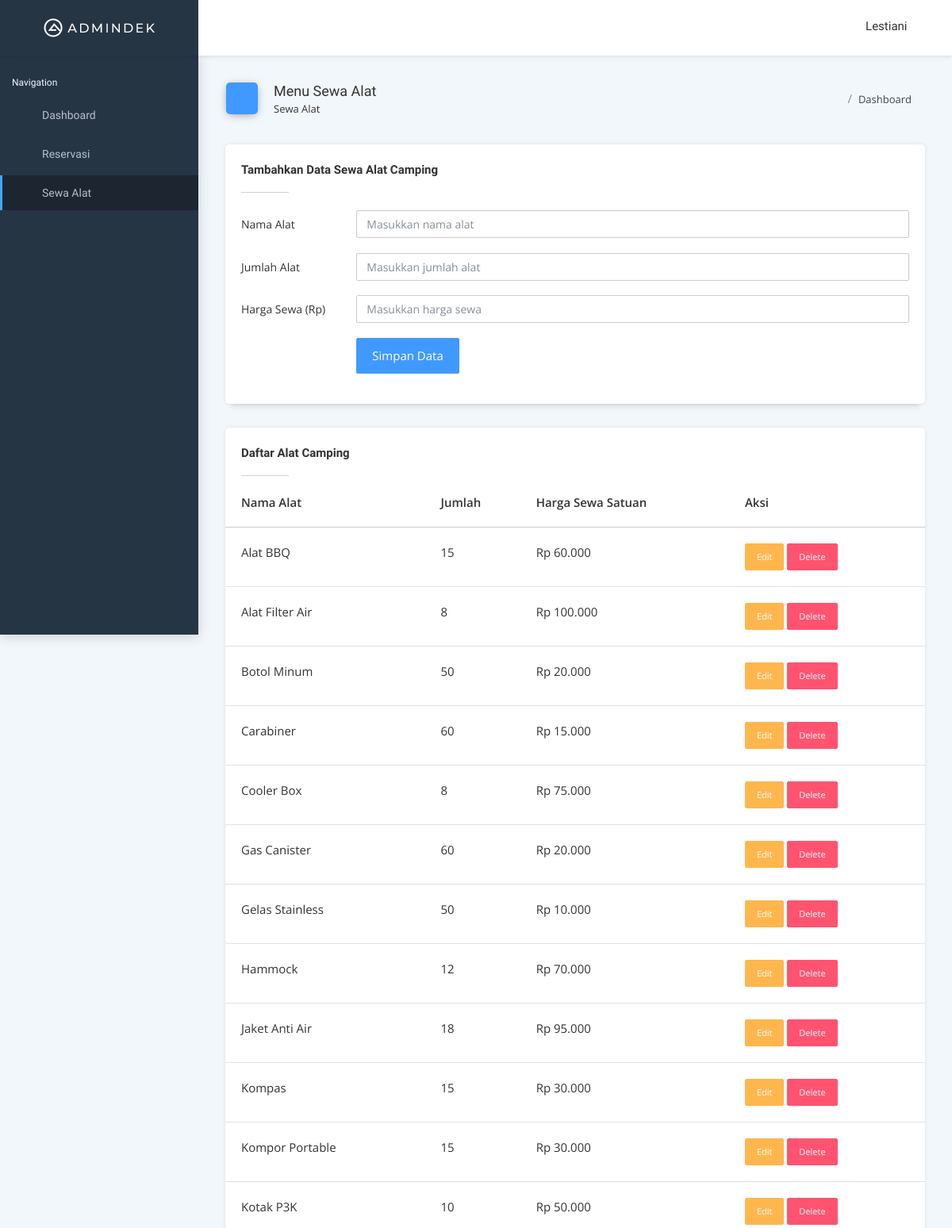
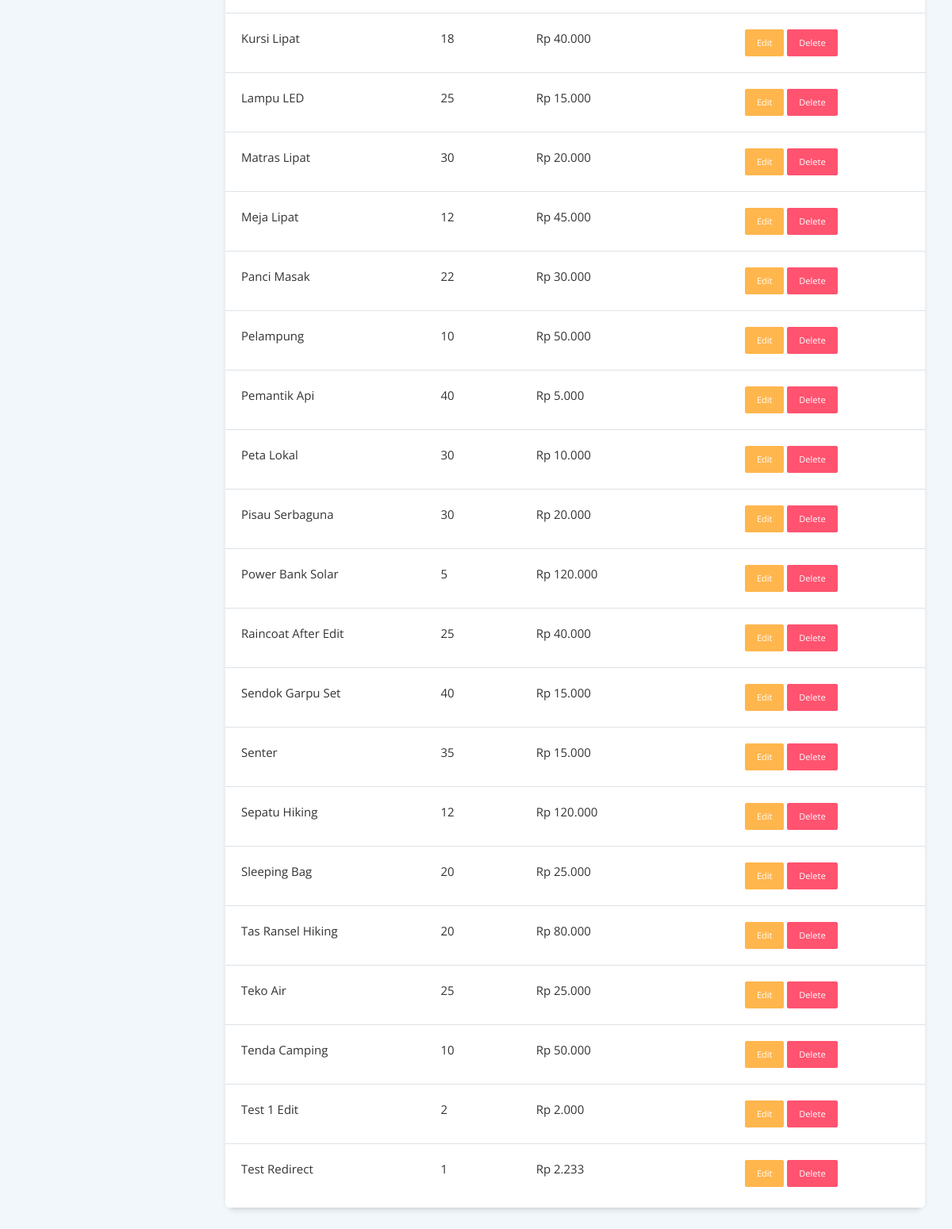
/campground/crm/admin/tools.php (signed in), run on the app's committed database (2 pictures, top to bottom).
### tables this page shows
CREATE TABLE `tb_tools` (
  `id_tools` int(11) NOT NULL,
  `name_tools` varchar(50) NOT NULL,
  `qty_tools` int(11) NOT NULL,
  `price_tools` float NOT NULL
);

### campground/crm/admin/tools.php (the view, shortened to what this page needs)
<?php
include '../db_connection.php';
$user_id = $_SESSION['user_id'];
$query = "SELECT name_admin FROM tb_admin WHERE id_admin = ?";
$stmt = $conn->prepare($query);
$stmt->bind_param("i", $user_id);
$stmt->execute();
$result = $stmt->get_result();
if ($result->num_rows > 0) {
    $user = $result->fetch_assoc();
    $username = $user['name_admin'];
} else {
    $username = "User not found";
}
$query_tools = "SELECT id_tools, name_tools, qty_tools, price_tools FROM tb_tools ORDER BY name_tools ASC";
$result_tools = $conn->query($query_tools);
?>
<!DOCTYPE html>
<html lang="en">
<head>
    <link rel="stylesheet" type="text/css" href="css/bootstrap.min.css">
    <link rel="stylesheet" href="css/waves.min.css" type="text/css" media="all">
    <link rel="stylesheet" type="text/css" href="css/feather.css">
    <link rel="stylesheet" type="text/css" href="css/font-awesome-n.min.css">
    <link rel="stylesheet" href="css/chartist.css" type="text/css" media="all">
    <link rel="stylesheet" type="text/css" href="css/style.css">
    <link rel="stylesheet" type="text/css" href="css/widget.css">
</head>
<body>
    <div id="pcoded" class="pcoded">
        <div class="pcoded-container navbar-wrapper">
            <nav class="navbar header-navbar pcoded-header">
                <div class="navbar-wrapper">
                    <div class="navbar-logo">
                        <a href="index.php">
                            <img class="img-fluid" src="png/logo.png" alt="Theme-Logo" />
                        </a>
                        <a class="mobile-menu" id="mobile-collapse" href="#!">
                            <i class="feather icon-menu icon-toggle-right"></i>
                        </a>
                    </div>
                    <div class="navbar-container container-fluid">
                        <ul class="nav-left">
                            <li>
                                <a href="#!"
                                    onclick="if (!window.__cfRLUnblockHandlers) return false; javascript:toggleFullScreen()"
                                    class="waves-effect waves-light" data-cf-modified-d2d1d6e2f87cbebdf4013b26-="">
                                    <i class="full-screen feather icon-maximize"></i>
                                </a>
                            </li>
                        </ul>
                        <ul class="nav-right">
                            <li class="user-profile header-notification">
                                <div class="dropdown-primary dropdown">
                                    <div class="dropdown-toggle" data-toggle="dropdown">
                                        <span><?php echo $username; ?></span>
                                        <i class="feather icon-chevron-down"></i>
                                    </div>
                                </div>
                            </li>
                        </ul>
                    </div>
                </div>
            </nav>
            <div class="pcoded-main-container">
                <div class="pcoded-wrapper">
                    <nav class="pcoded-navbar">
                        <div class="nav-list">
                            <div class="pcoded-inner-navbar main-menu">
                                <div class="pcoded-navigation-label">Navigation</div>
                                <ul class="pcoded-item pcoded-left-item">
                                <li class="pcoded-hasmenu">
                                        <a href="index.php" class="waves-effect waves-dark">
                                            <span class="pcoded-micon"><i class="feather icon-home"></i></span>
                                            <span class="pcoded-mtext">Dashboard</span>
                                        </a>
                                    </li>
                                    <li class="pcoded-hasmenu">
                                        <a href="javascript:void(0)" class="waves-effect waves-dark">
                                            <span class="pcoded-micon"><i class="feather icon-sidebar"></i></span>
                                            <span class="pcoded-mtext">Reservasi</span>
                                        </a>
                                    <li class="pcoded-hasmenu active">
                                        <a href="tools.php" class="waves-effect waves-dark">
                                            <span class="pcoded-micon"><i class="feather icon-command"></i></span>
                                            <span class="pcoded-mtext">Sewa Alat</span>
                                        </a>
                                    </li>
                            </div>
                        </div>
                    </nav>
                    <div class="pcoded-content">
                        <div class="page-header card">
                            <div class="row align-items-end">
                                <div class="col-lg-8">
                                    <div class="page-header-title">
                                        <i class="feather icon-home bg-c-blue"></i>
                                        <div class="d-inline">
                                            <h5>Menu Sewa Alat</h5>
                                            <span>Sewa Alat</span>
                                        </div>
                                    </div>
                                </div>
                                <div class="col-lg-4">
                                    <div class="page-header-breadcrumb">
                                        <ul class=" breadcrumb breadcrumb-title">
                                            <li class="breadcrumb-item">
                                                <a href="index.php"><i class="feather icon-home"></i></a>
                                            </li>
                                            <li class="breadcrumb-item"><a href="#!">Dashboard</a> </li>
                                        </ul>
                                    </div>
                                </div>
                            </div>
                        </div>
                        <div class="pcoded-inner-content">
                            <div class="main-body">
                                <div class="page-wrapper">
                                    <div class="page-body">
                                        <div class="card">
                                            <div class="card-header">
                                                <h5>Tambahkan Data Sewa Alat Camping</h5>
                                            </div>
                                            <div class="card-block">
                                                <form action="insert_tools.php" method="POST">
                                                    <div class="form-group row">
                                                        <label class="col-sm-2 col-form-label">Nama Alat</label>
                                                        <div class="col-sm-10">
                                                            <input type="text" name="name_tools" class="form-control"
                                                                placeholder="Masukkan nama alat" required>
                                                        </div>
                                                    </div>
                                                    <div class="form-group row">
                                                        <label class="col-sm-2 col-form-label">Jumlah Alat</label>
                                                        <div class="col-sm-10">
                                                            <input type="number" name="qty_tools" class="form-control"
                                                                placeholder="Masukkan jumlah alat" required>
                                                        </div>
                                                    </div>
                                                    <div class="form-group row">
                                                        <label class="col-sm-2 col-form-label">Harga Sewa (Rp)</label>
                                                        <div class="col-sm-10">
                                                            <input type="number" step="0.01" name="price_tools"
                                                                class="form-control" placeholder="Masukkan harga sewa"
                                                                required>
                                                        </div>
                                                    </div>
                                                    <div class="form-group row">
                                                        <div class="col-sm-10 offset-sm-2">
                                                            <button type="submit" class="btn btn-primary">Simpan
                                                                Data</button>
                                                        </div>
                                                    </div>
                                                </form>
                                            </div>
                                        </div>
                                        <div class="card-block">
                                            <div class="card table-card">
                                                <div class="card-header">
                                                    <h5>Daftar Alat Camping</h5>
                                                </div>
                                                <div class="card-block p-b-0">
                                                    <div class="table-responsive">
                                                        <table class="table table-hover m-b-0">
                                                            <thead>
                                                                <tr>
                                                                    <th>Nama Alat</th>
                                                                    <th>Jumlah</th>
                                                                    <th>Harga Sewa Satuan</th>
                                                                    <th>Aksi</th>
                                                                </tr>
                                                            </thead>
                                                            <tbody>
                                                                <?php
                                                                    if ($result_tools->num_rows > 0) {
                                                                        while ($row = $result_tools->fetch_assoc()) {
                                                                            echo '<tr>';
                                                                            echo '<td>' . $row['name_tools'] . '</td>';
                                                                            echo '<td>' . $row['qty_tools'] . '</td>';
                                                                            echo '<td>' . 'Rp ' . number_format($row['price_tools'], 0, ',', '.') . '</td>';
                                                                            echo '<td>
                                                                                    <a href="edit_tools.php?id=' . $row['id_tools'] . '" class="btn btn-warning btn-sm">Edit</a>
                                                                                    <a href="delete_tools.php?id=' . $row['id_tools'] . '" class="btn btn-danger btn-sm" onclick="return confirm(\'Are you sure you want to delete this tool?\')">Delete</a>
                                                                                </td>';
                                                                            echo '</tr>';
                                                                        }
                                                                    } else {
                                                                        echo '<tr><td colspan="4">No tools available.</td></tr>';
                                                                    }
                                                                ?>
                                                            </tbody>
                                                        </table>
                                                    </div>
                                                </div>
                                            </div>
                                        </div>
                                    </div>
                                </div>
                            </div>
                        </div>
                    </div>
                </div>
            </div>
        </div>
    </div>
</body>
</html>

### campground/crm/admin/css/feather.css (style rules this page uses)
.feather { font-family:feather!important;speak:none;font-style:normal;font-weight:400;font-variant:normal;text-transform:none;line-height:1;-webkit-font-smoothing:antialiased;-moz-osx-font-smoothing:grayscale }
.icon-chevron-down:before { content:"\e842" }
.icon-home:before { content:"\e87a" }
.icon-menu:before { content:"\e88f" }
.icon-sidebar:before { content:"\e8c6" }
.icon-toggle-right:before { content:"\e8d9" }
.icon-command:before { content:"\e8fb" }
.icon-maximize:before { content:"\e908" }

### campground/crm/admin/css/widget.css (style rules this page uses)
.table-card .card-block { padding-left:0;padding-right:0;padding-top:0 }
.table-card .card-block .table>thead>tr>th { border-top:0 }
.table-card .card-block .table tr td:first-child,.table-card .card-block .table tr th:first-child { padding-left:20px }
.table-card .card-block .table tr td:last-child,.table-card .card-block .table tr th:last-child { padding-right:20px }

### data on the page
tb_tools: name_tools "Alat BBQ", qty_tools "15", price_tools "60.000"
tb_tools: name_tools "Alat Filter Air", qty_tools "8", price_tools "100.000"
tb_tools: name_tools "Botol Minum", qty_tools "50", price_tools "20.000"
tb_tools: name_tools "Carabiner", qty_tools "60", price_tools "15.000"
tb_tools: name_tools "Cooler Box", qty_tools "8", price_tools "75.000"
tb_tools: name_tools "Gas Canister", qty_tools "60", price_tools "20.000"
tb_tools: name_tools "Gelas Stainless", qty_tools "50", price_tools "10.000"
tb_tools: name_tools "Hammock", qty_tools "12", price_tools "70.000"
tb_tools: name_tools "Jaket Anti Air", qty_tools "18", price_tools "95.000"
tb_tools: name_tools "Kompas", qty_tools "15", price_tools "30.000"
tb_tools: name_tools "Kompor Portable", qty_tools "15", price_tools "30.000"
tb_tools: name_tools "Kotak P3K", qty_tools "10", price_tools "50.000"
tb_tools: name_tools "Kursi Lipat", qty_tools "18", price_tools "40.000"
tb_tools: name_tools "Lampu LED", qty_tools "25", price_tools "15.000"
tb_tools: name_tools "Matras Lipat", qty_tools "30", price_tools "20.000"
tb_tools: name_tools "Meja Lipat", qty_tools "12", price_tools "45.000"
tb_tools: name_tools "Panci Masak", qty_tools "22", price_tools "30.000"
tb_tools: name_tools "Pelampung", qty_tools "10", price_tools "50.000"
tb_tools: name_tools "Pemantik Api", qty_tools "40", price_tools "5.000"
tb_tools: name_tools "Peta Lokal", qty_tools "30", price_tools "10.000"
tb_tools: name_tools "Pisau Serbaguna", qty_tools "30", price_tools "20.000"
tb_tools: name_tools "Power Bank Solar", qty_tools "5", price_tools "120.000"
tb_tools: name_tools "Raincoat After Edit", qty_tools "25", price_tools "40.000"
tb_tools: name_tools "Sendok Garpu Set", qty_tools "40", price_tools "15.000"
tb_tools: name_tools "Senter", qty_tools "35", price_tools "15.000"
tb_tools: name_tools "Sepatu Hiking", qty_tools "12", price_tools "120.000"
tb_tools: name_tools "Sleeping Bag", qty_tools "20", price_tools "25.000"
tb_tools: name_tools "Tas Ransel Hiking", qty_tools "20", price_tools "80.000"
tb_tools: name_tools "Teko Air", qty_tools "25", price_tools "25.000"
tb_tools: name_tools "Tenda Camping", qty_tools "10", price_tools "50.000"
tb_tools: name_tools "Test 1 Edit", qty_tools "2", price_tools "2.000"
tb_tools: name_tools "Test Redirect", qty_tools "1", price_tools "2.233"

### other printed values
$username "Lestiani"
